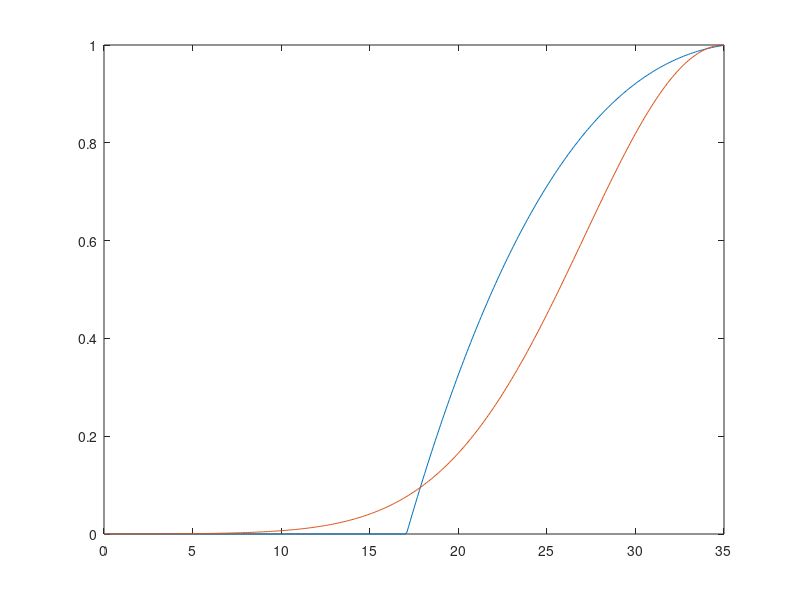

Here is the MATLAB script that generated this plot:
clear all; close all;

salt = 0:0.1:35;

cff1 = 5.922E-05;
cff2 = -0.007961;
cff3 = 0.3451;
cff4  = -3.866;

RSAL1 = cff1*salt.^3+ cff2*salt.^2+ cff3*salt+ cff4;

for i=1:length(salt)
    if(salt(i)<=35.)
        RSAL2(i) = exp(-0.008*(salt(i)-35.).^2.);
    end
    if(salt(i)>35.)
        RSAL2(i) = exp(-0.001*(35-salt(i)).^2.);
    end
end

RSAL1 = max(RSAL1,0.);
RSAL1 = min(RSAL1,1.);

RSAL2 = max(RSAL2,0.);
RSAL2 = min(RSAL2,1.);

figure;
plot(salt,RSAL1);
hold on;
plot(salt,RSAL2);